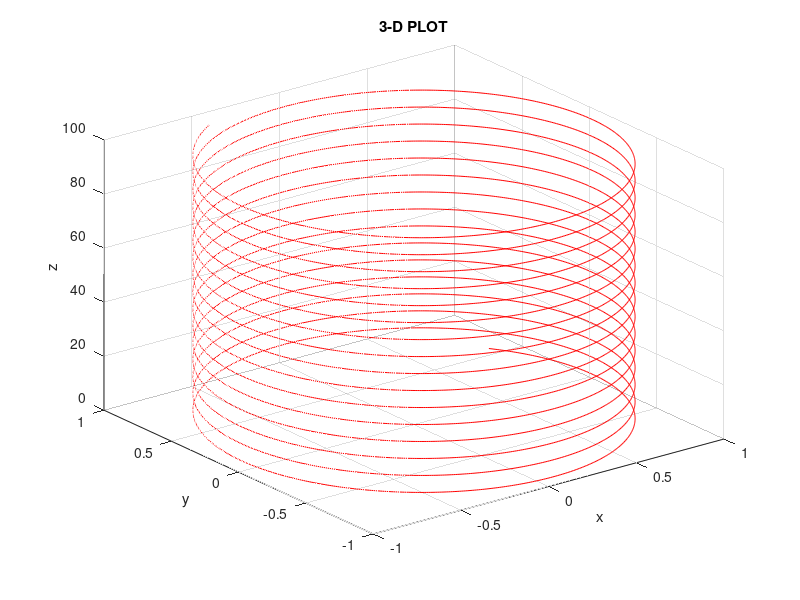

Recreate this plot in MATLAB.
clear all
clc
x=[1:.01:100]
y=sin(x);
z=cos(x);
plot3(y,z,x,'r')
grid on
xlabel('x')
ylabel('y')
zlabel('z')
title('3-D PLOT')